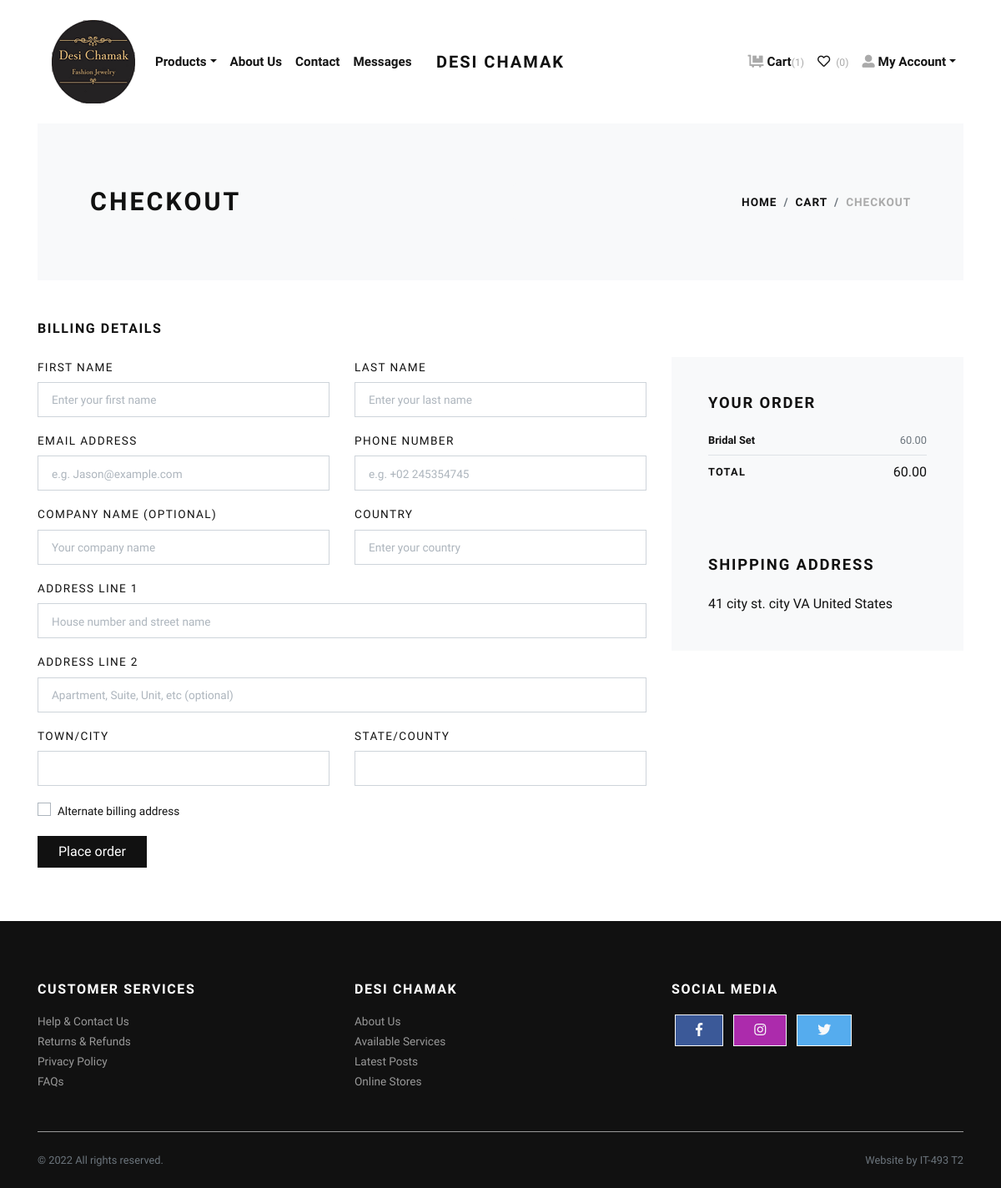
Before: /checkout/ (signed in) with the older database file.
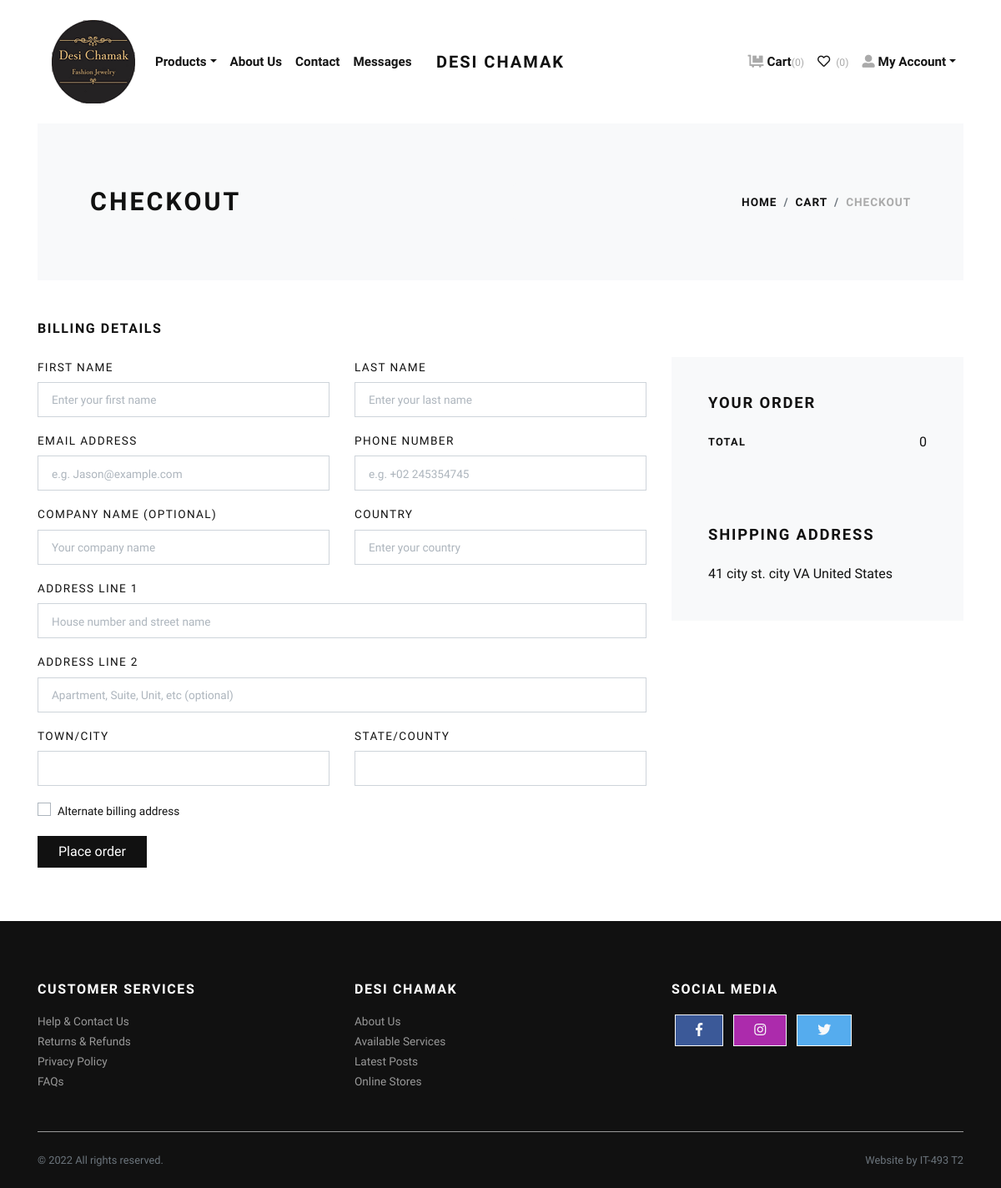
After: the same page with the newer database file.
### store/models.py (models this page shows, shortened)
class Cart(models.Model):
    user = models.ForeignKey(User, verbose_name="User", on_delete=models.CASCADE)
    product = models.ForeignKey(Product, verbose_name="Product", on_delete=models.CASCADE)
    quantity = models.PositiveIntegerField(default=1, verbose_name="Quantity")
    created_at = models.DateTimeField(auto_now_add=True, verbose_name="Created Date")
    updated_at = models.DateTimeField(auto_now=True, verbose_name="Updated Date")
    @property
    def total_price(self):
        return self.quantity * self.product.price

class Product(models.Model):
    title = models.CharField(max_length=150, verbose_name="Product Title")
    slug = models.SlugField(max_length=160, verbose_name="Product Slug")
    sku = models.CharField(max_length=255, unique=True, verbose_name="Unique Product ID (SKU)")
    short_description = models.TextField(verbose_name="Short Description")
    detail_description = models.TextField(blank=True, null=True, verbose_name="Detail Description")
    product_image = models.ImageField(upload_to='product', blank=True, null=True, verbose_name="Product Image")
    price = models.DecimalField(max_digits=8, decimal_places=2)
    category = models.ForeignKey(Category, verbose_name="Product Categoy", on_delete=models.CASCADE)
    is_active = models.BooleanField(verbose_name="Is Active?")
    is_featured = models.BooleanField(verbose_name="Is Featured?")
    created_at = models.DateTimeField(auto_now_add=True, verbose_name="Created Date")
    updated_at = models.DateTimeField(auto_now=True, verbose_name="Updated Date")
    class Meta:
        verbose_name_plural = 'Products'
        ordering = ('-created_at', )
    def __str__(self):
        return self.title

### store/views.py (the view)
# urls.py: path('checkout/', views.checkout, name="checkout"),
@login_required
def checkout(request):
    user = request.user
    amount = decimal.Decimal(0)
    total_amount = decimal.Decimal(0)
    addresses = Address.objects.filter(user=user).first()
    cart_products = Cart.objects.filter(user=user)
    cp = [p for p in Cart.objects.all() if p.user == user]
    if cp:
        for p in cp:
            amount = (p.quantity * p.product.price)
            total_amount += amount
    context = {
        'cart_products': cart_products,
        'amount': amount,
        'total_amount': total_amount,
        'addresses': addresses,
    }
    return render(request, 'store/checkout.html', context)

### store/context_preprocessors.py (called while the page is built)
def store_menu(request):
    categories = Category.objects.filter(is_active=True)
    context = {
        'categories_menu': categories,
    }
    return context

def cart_menu(request):
    if request.user.is_authenticated:
        cart_items= Cart.objects.filter(user=request.user)
        context = {
            'cart_items': cart_items,
        }
    else:
        context = {}
    return context

### store/models.py (called while the page is built)
    def __str__(self):
        return self.locality + " " + self.city + " " + self.state + " " + self.country

### templates/store/checkout.html (shortened to what the changed rows need)
{% extends 'base.html' %}
{% load static %}
    {% block content %}
      <div class="container">
        <section class="py-5 bg-light">
          <div class="container">
            <div class="row px-4 px-lg-5 py-lg-4 align-items-center">
              <div class="col-lg-6">
                <h1 class="h2 text-uppercase mb-0">Checkout</h1>
              </div>
            </div>
          </div>
        </section>
        <section class="py-5">
          <h2 class="h5 text-uppercase mb-4">Billing details</h2>
          <div class="row">
              <div class="col-lg-4">
              <div class="card border-0 rounded-0 p-lg-4 bg-light">
                <div class="card-body">
                  <ul class="list-unstyled mb-0">
                    {% for p in cart_products%}
                    <li class="d-flex align-items-center justify-content-between"><strong class="small font-weight-bold">{{ p.product }}</strong><span class="text-muted small">{{ p.total_price }}</span></li>
                    <li class="border-bottom my-2"></li>
                    {% endfor %}
                    <li class="d-flex align-items-center justify-content-between"><strong class="text-uppercase small font-weight-bold">Total</strong><span>{{ total_amount }}</span></li>
                  </ul>
                </div>
              </div>
          </div>
          </div>
        </section>
      </div>
      {% endblock content %}

Changed rows visible on the page:
removed Cart: product "Bridal Set", total_price "60.00"
Other visible differences:
{{ cart_items.count }}: "1" → "0"
{{ total_amount }}: "60.00" → "0"
